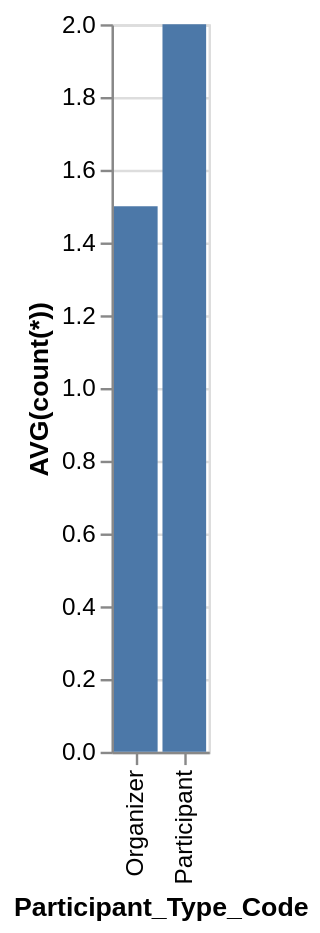

The Vega-Lite source for this figure:
### Vega-Lite specification from a JSON file in a GitHub repository (floating-point values rounded to 4 significant figures)
{"data": {"values": [{"x_data": "Organizer", "y_data": 1.5}, {"x_data": "Participant", "y_data": 2}]}, "mark": "bar", "encoding": {"x": {"field": "x_data", "type": "nominal", "title": "Participant_Type_Code", "sort": {"op": "sum", "field": "y_data", "order": "ascending"}}, "y": {"field": "y_data", "type": "quantitative", "title": "AVG(count(*))"}}}
